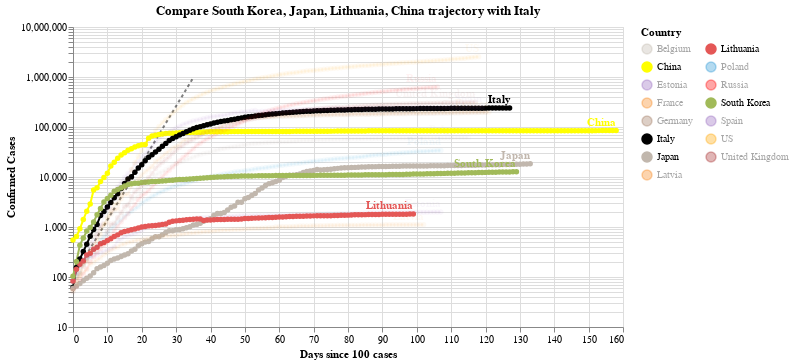

Notebook code for this chart:
### Code cell
#hide_input
chart3 = make_since_chart(dff2, ['South Korea', 'Japan', 'Lithuania', 'China'], baseline_countries)
chart3

### Figure 1 — Vega-Lite specification as saved in the notebook (floating-point values rounded to 4 significant figures; data arrays with more than 128 entries replaced by an {"elided": "..."} marker saying what was removed)
{"config": {"view": {"continuousWidth": 400, "continuousHeight": 300}}, "layer": [{"data": {"name": "data-628230001892d6798b50651be41d1b3e"}, "mark": {"type": "line", "color": "black", "opacity": 0.5, "strokeDash": [3, 3]}, "encoding": {"x": {"type": "quantitative", "field": "Days since 100 cases"}, "y": {"type": "quantitative", "field": "Confirmed Cases"}}}, {"data": {"name": "data-a0a8331721edaffd29e5ef560e7d3d52"}, "mark": {"type": "line", "point": true}, "encoding": {"color": {"type": "nominal", "field": "Country", "legend": {"columns": 2}, "scale": {"domain": ["Belgium", "China", "Estonia", "France", "Germany", "Italy", "Japan", "Latvia", "Lithuania", "Poland", "Russia", "South Korea", "Spain", "US", "United Kingdom"], "range": ["#C1B7AD", "yellow", "#9467bd", "#F58518", "#9D755D", "black", "#C1B7AD", "#F58518", "#E45756", "#2495D3", "red", "#A1BA59", "#9467bd", "orange", "brown"]}}, "opacity": {"condition": {"value": 1, "selection": "selector001"}, "value": 0.05}, "tooltip": [{"type": "nominal", "field": "Country"}, {"type": "temporal", "field": "Date"}, {"type": "quantitative", "field": "Confirmed Cases"}, {"type": "quantitative", "field": "Days since 100 cases"}], "x": {"type": "quantitative", "field": "Days since 100 cases"}, "y": {"type": "quantitative", "field": "Confirmed Cases", "scale": {"type": "log"}}}, "selection": {"selector001": {"type": "multi", "fields": ["Country"], "bind": "legend", "init": [{"Country": "South Korea"}, {"Country": "Japan"}, {"Country": "Lithuania"}, {"Country": "China"}, {"Country": "Italy"}]}}, "width": 550}, {"data": {"name": "data-a0a8331721edaffd29e5ef560e7d3d52"}, "mark": {"type": "text", "align": "right", "dy": -8, "fontWeight": "bold"}, "encoding": {"color": {"type": "nominal", "field": "Country", "legend": {"columns": 2}, "scale": {"domain": ["Belgium", "China", "Estonia", "France", "Germany", "Italy", "Japan", "Latvia", "Lithuania", "Poland", "Russia", "South Korea", "Spain", "US", "United Kingdom"], "range": ["#C1B7AD", "yellow", "#9467bd", "#F58518", "#9D755D", "black", "#C1B7AD", "#F58518", "#E45756", "#2495D3", "red", "#A1BA59", "#9467bd", "orange", "brown"]}}, "opacity": {"condition": {"value": 1, "selection": "selector001"}, "value": 0.05}, "text": {"type": "nominal", "field": "Country"}, "tooltip": [{"type": "nominal", "field": "Country"}, {"type": "temporal", "field": "Date"}, {"type": "quantitative", "field": "Confirmed Cases"}, {"type": "quantitative", "field": "Days since 100 cases"}], "x": {"type": "quantitative", "field": "Days since 100 cases"}, "y": {"type": "quantitative", "field": "Confirmed Cases", "scale": {"type": "log"}}}, "transform": [{"filter": "(datum['Date'] >= 1593302400000)"}], "width": 550}], "title": "Compare South Korea, Japan, Lithuania, China trajectory with Italy", "$schema": "https://vega.github.io/schema/vega-lite/v4.0.2.json", "datasets": {"data-628230001892d6798b50651be41d1b3e": [{"Days since 100 cases": 0, "Confirmed Cases": 100.0}, {"Days since 100 cases": 1, "Confirmed Cases": 130.0}, {"Days since 100 cases": 2, "Confirmed Cases": 169.0}, {"Days since 100 cases": 3, "Confirmed Cases": 219.7}, {"Days since 100 cases": 4, "Confirmed Cases": 285.6}, {"Days since 100 cases": 5, "Confirmed Cases": 371.3}, {"Days since 100 cases": 6, "Confirmed Cases": 482.7}, {"Days since 100 cases": 7, "Confirmed Cases": 627.5}, {"Days since 100 cases": 8, "Confirmed Cases": 815.7}, {"Days since 100 cases": 9, "Confirmed Cases": 1060.0}, {"Days since 100 cases": 10, "Confirmed Cases": 1379.0}, {"Days since 100 cases": 11, "Confirmed Cases": 1792.0}, {"Days since 100 cases": 12, "Confirmed Cases": 2330.0}, {"Days since 100 cases": 13, "Confirmed Cases": 3029.0}, {"Days since 100 cases": 14, "Confirmed Cases": 3937.0}, {"Days since 100 cases": 15, "Confirmed Cases": 5119.0}, {"Days since 100 cases": 16, "Confirmed Cases": 6654.0}, {"Days since 100 cases": 17, "Confirmed Cases": 8650.0}, {"Days since 100 cases": 18, "Confirmed Cases": 11250.0}, {"Days since 100 cases": 19, "Confirmed Cases": 14620.0}, {"Days since 100 cases": 20, "Confirmed Cases": 19000.0}, {"Days since 100 cases": 21, "Confirmed Cases": 24710.0}, {"Days since 100 cases": 22, "Confirmed Cases": 32120.0}, {"Days since 100 cases": 23, "Confirmed Cases": 41750.0}, {"Days since 100 cases": 24, "Confirmed Cases": 54280.0}, {"Days since 100 cases": 25, "Confirmed Cases": 70560.0}, {"Days since 100 cases": 26, "Confirmed Cases": 91730.0}, {"Days since 100 cases": 27, "Confirmed Cases": 119300.0}, {"Days since 100 cases": 28, "Confirmed Cases": 155000.0}, {"Days since 100 cases": 29, "Confirmed Cases": 201500.0}, {"Days since 100 cases": 30, "Confirmed Cases": 262000.0}, {"Days since 100 cases": 31, "Confirmed Cases": 340600.0}, {"Days since 100 cases": 32, "Confirmed Cases": 442800.0}, {"Days since 100 cases": 33, "Confirmed Cases": 575600.0}, {"Days since 100 cases": 34, "Confirmed Cases": 748300.0}, {"Days since 100 cases": 35, "Confirmed Cases": 972800.0}], "data-a0a8331721edaffd29e5ef560e7d3d52": {"elided": "1793 records"}}}
